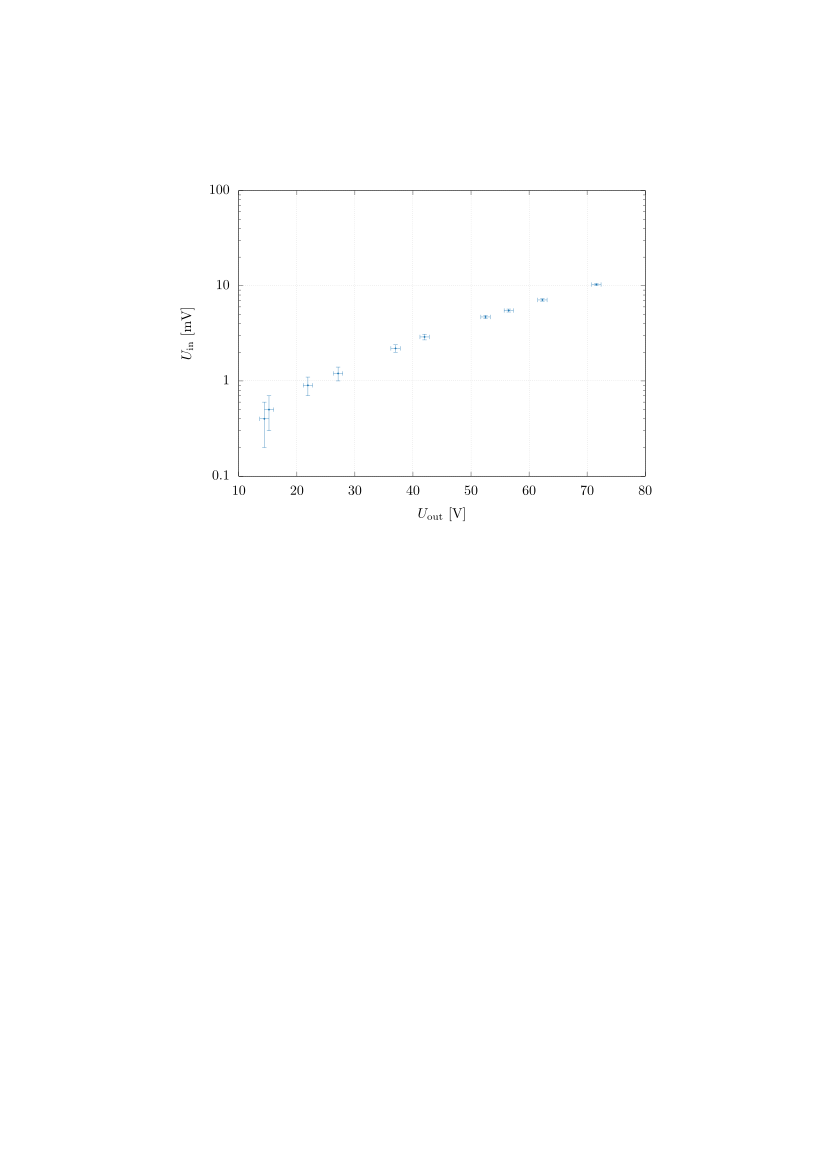

The script that saved this image:
set terminal epslatex color
set output "6_1_2_output.tex"
set notitle
set xlabel '$U_{\mathrm{out}}$ [V]'
set ylabel '$U_{\mathrm{in}}$ [mV]'
set grid
#set key box top left width -4 # 'samplen x' sets how much space the symbol takes
unset key

set style line 1 lt rgb "#1f78b4" pt 13 ps .5 # blue
set style line 2 lt rgb "#33a02c" pt 13 ps .5 # green
set style line 3 lt rgb "#e31a1c" pt 13 ps .5 # red
set style line 4 lt rgb "#fdbf6f" pt 13 ps .5 # yellow
set style line 5 lt rgb "#ff7f00" pt 13 ps .5 # orange
set style line 6 lt rgb "#6a3d9a" pt 13 ps .5 # purple
set style line 7 lt rgb "#a6cee3" pt 13 ps .5 # pastel blue
set style line 8 lt rgb "#b2df8a" pt 13 ps .5 # pastel green
set style line 9 lt rgb "#fb9a99" pt 13 ps .5 # pastel red
set style line 10 lt rgb "#cab2d6" pt 13 ps .5 # pastel purple

set logscale y 10

plot '../data/6_1_2.dat' u 2:1:(0.8):(0.2) with xyerrorbars notitle ls 1
# NaN with points / lines title '' ls 1 # fake legend

# pt 0 pixel
# pt 1 plus
# pt 13 dot
# lw linewidth
# ps pointsize
# yerrorbars uses last column
# lc rgb #d95f02 (orange) #1b9e77 (green) #7570b3 (blue)
